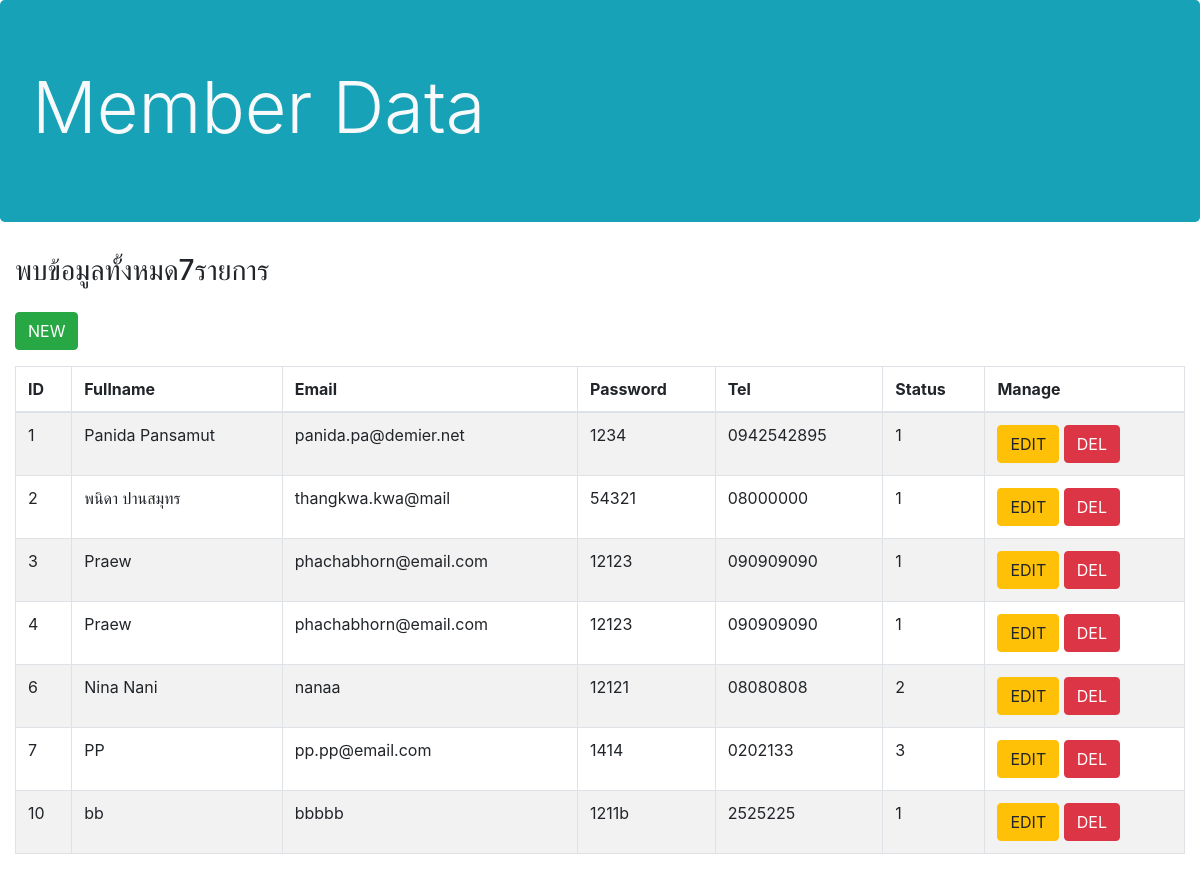
The app's page /read_member.php with its own data.
### tables this page shows
CREATE TABLE `members` (
  `id` int(5) NOT NULL,
  `fullname` varchar(128) NOT NULL,
  `email` varchar(64) NOT NULL,
  `password` varchar(45) NOT NULL,
  `tel` varchar(20) NOT NULL,
  `status` int(1) NOT NULL
);

### read_member.php (the view, shortened to what this page needs)
<?php
require "Config/connect_mysql.php";
$sql = "SELECT*FROM members";
$query = mysqli_query($connect, $sql);
$row = mysqli_num_rows($query);
?>
<html lang="en">
<head>
    <link rel="stylesheet" href="bootstrap/css/bootstrap.min.css">
</head>
<body>
    <div class="jumbotron bg-info text-light">
        <h1 class="display-3">Member Data</h1>
    </div>
    <div class="container-fluid">
        <?php
        echo "<h3 class='mb-4'>พบข้อมูลทั้งหมด", $row, "รายการ</h3>";
        echo "<p><a href='create_member.php'class='btn btn-success'>NEW</a></p>";
        echo "<table class='table table-bordered table-striped'>";
        echo "<thead>";
        echo "<tr>";
        echo "<th>ID</th>";
        echo "<th>Fullname</th>";
        echo "<th>Email</th>";
        echo "<th>Password</th>";
        echo "<th>Tel</th>";
        echo "<th>Status</th>";
        echo "<th>Manage</th>";
        echo "</tr>";
        echo "</thead>";
        echo "<tbody>";
        while ($data = mysqli_fetch_assoc($query)) {
            echo "<tr>";
            echo "<td>", $data["id"], "</td>";
            echo "<td>", $data["fullname"], "</td>";
            echo "<td>", $data["email"], "</td>";
            echo "<td>", $data["password"], "</td>";
            echo "<td>", $data["tel"], "</td>";
            echo "<td>", $data["status"], "</td>";
            echo "<td><a href='update_member.php?id=", $data["id"], "'class='btn btn-warning'>EDIT</a>
                    <a href='delete_member.php?id=", $data["id"], "'class='btn btn-danger'>DEL</a>
                    </td>";
            echo "</tr>";
        }
        echo "</tbody>";
        echo "</table>";
        ?>
    </div>
</body>
</html>

### records on screen
members: id "1", fullname "Panida Pansamut", email "panida.pa@demier.net", password "1234", tel "0942542895", status "1"
members: id "2", fullname "พนิดา ปานสมุทร", email "thangkwa.kwa@mail", password "54321", tel "08000000", status "1"
members: id "3", fullname "Praew", email "phachabhorn@email.com", password "12123", tel "090909090", status "1"
members: id "4", fullname "Praew", email "phachabhorn@email.com", password "12123", tel "090909090", status "1"
members: id "6", fullname "Nina Nani", email "nanaa", password "12121", tel "08080808", status "2"
members: id "7", fullname "PP", email "pp.pp@email.com", password "1414", tel "0202133", status "3"
members: id "10", fullname "bb", email "bbbbb", password "1211b", tel "2525225", status "1"

### other values on screen
$row "7"
